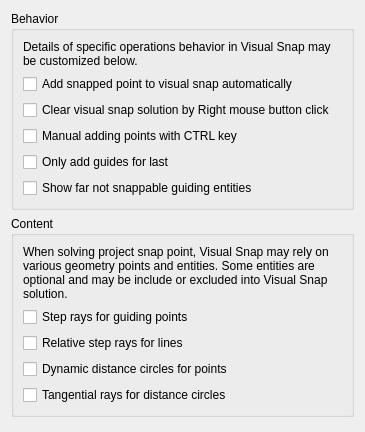
<?xml version="1.0" encoding="UTF-8"?>
<ui version="4.0">
 <class>LC_SettingsPageDraftingBehaviorSnapVisual</class>
 <widget class="QWidget" name="LC_SettingsPageDraftingBehaviorSnapVisual">
  <property name="geometry">
   <rect>
    <x>0</x>
    <y>0</y>
    <width>353</width>
    <height>432</height>
   </rect>
  </property>
  <layout class="QGridLayout" name="gridLayout_2">
   <item row="0" column="0" colspan="2">
    <widget class="QGroupBox" name="groupBox_36">
     <property name="title">
      <string>Behavior</string>
     </property>
     <layout class="QGridLayout" name="gridLayout">
      <item row="0" column="0" colspan="2">
       <widget class="QLabel" name="label_2">
        <property name="text">
         <string>Details of specific operations behavior in Visual Snap may be customized below.</string>
        </property>
        <property name="wordWrap">
         <bool>true</bool>
        </property>
       </widget>
      </item>
      <item row="1" column="0">
       <widget class="QCheckBox" name="cbVisualSnapAutoAddSnapPoint">
        <property name="toolTip">
         <string>Auto Adding Points

If checked, snap point requested by command and specified by the user will be added to visual snap automatically.
Otherwise, it should be added manually.</string>
        </property>
        <property name="text">
         <string>Add snapped point to visual snap automatically</string>
        </property>
       </widget>
      </item>
      <item row="2" column="0">
       <widget class="QCheckBox" name="cbVisualSnapClearSolutionByRMB">
        <property name="toolTip">
         <string>Clearing

Visual snap solution will be cleared by CTRL+Middle Mouse Button click.
If selected, visual snap solution may be also cleared by Right Mouse Button click.</string>
        </property>
        <property name="text">
         <string>Clear visual snap solution by Right mouse button click</string>
        </property>
       </widget>
      </item>
      <item row="3" column="0">
       <widget class="QCheckBox" name="cbVisualSnapManualAddingWithCTRL">
        <property name="toolTip">
         <string>Manual Adding Points

If selected, points will be added manually as guiding points if cursor is over them and CTRL key is pressed.
Otherwise - they will be added by placing cursor over only.</string>
        </property>
        <property name="text">
         <string>Manual adding points with CTRL key</string>
        </property>
       </widget>
      </item>
      <item row="3" column="1">
       <spacer name="horizontalSpacer_3">
        <property name="orientation">
         <enum>Qt::Orientation::Horizontal</enum>
        </property>
        <property name="sizeHint" stdset="0">
         <size>
          <width>0</width>
          <height>0</height>
         </size>
        </property>
       </spacer>
      </item>
      <item row="4" column="0">
       <widget class="QCheckBox" name="cbVSAutoAddLastSnapOnly">
        <property name="toolTip">
         <string>Auto Add Last Point Only

If selected, guiding entities will be added for last snapped point only. </string>
        </property>
        <property name="text">
         <string>Only add guides for last</string>
        </property>
       </widget>
      </item>
      <item row="5" column="0">
       <widget class="QCheckBox" name="cbVisualSnapShowNotSnappableGuides">
        <property name="toolTip">
         <string>Show Far Not Snappable

If selected, guiding entites that are far from the mouse cursor point and
are not within snap range and therefore will not be snapped 
will be also shown. 
That may provide better overview for all possible snap points,
yet in some cases may visualy overcrowd the snap by guiding entities.
Otherwise, only guiding entities that are within snap range
and thus may be snapped will be visible.</string>
        </property>
        <property name="text">
         <string>Show far not snappable guiding entities </string>
        </property>
       </widget>
      </item>
      <item row="1" column="1">
       <spacer name="horizontalSpacer">
        <property name="orientation">
         <enum>Qt::Orientation::Horizontal</enum>
        </property>
        <property name="sizeHint" stdset="0">
         <size>
          <width>0</width>
          <height>0</height>
         </size>
        </property>
       </spacer>
      </item>
     </layout>
    </widget>
   </item>
   <item row="2" column="0">
    <spacer name="verticalSpacer">
     <property name="orientation">
      <enum>Qt::Orientation::Vertical</enum>
     </property>
     <property name="sizeHint" stdset="0">
      <size>
       <width>0</width>
       <height>0</height>
      </size>
     </property>
    </spacer>
   </item>
   <item row="1" column="0" colspan="2">
    <widget class="QGroupBox" name="groupBox_38">
     <property name="title">
      <string>Content</string>
     </property>
     <layout class="QGridLayout" name="gridLayout_vc">
      <item row="4" column="0">
       <widget class="QCheckBox" name="cbVisualSnapVertexVertexDistancesTangential">
        <property name="toolTip">
         <string>Tangential Rays

If selected, and both 'Snap to Distance' and 'Snap To Center' snap modes are enabled,
tangential guiding rays will be created between distance circles that are created for guiding points.
Otherwise, tangential will not be created.</string>
        </property>
        <property name="text">
         <string>Tangential rays for distance circles</string>
        </property>
       </widget>
      </item>
      <item row="1" column="2">
       <spacer name="horizontalSpacer_5">
        <property name="orientation">
         <enum>Qt::Orientation::Horizontal</enum>
        </property>
        <property name="sizeHint" stdset="0">
         <size>
          <width>0</width>
          <height>0</height>
         </size>
        </property>
       </spacer>
      </item>
      <item row="2" column="0">
       <widget class="QCheckBox" name="cbVisualSnapRaysAngleSnapRelative">
        <property name="toolTip">
         <string>Relative Rays

If checked, visual snap will also create guiding rays for enpoints of lines from the document,
added into visual snap with step, similar to angle snap yet which is related to the line's own angle.
Otherwise, only tangential and normal rays will be considered for vertexes.</string>
        </property>
        <property name="text">
         <string>Relative step rays for lines</string>
        </property>
       </widget>
      </item>
      <item row="3" column="0">
       <widget class="QCheckBox" name="cbVisualSnapVertexVertexDistanceCircles">
        <property name="toolTip">
         <string>Distance Circles

If selected, guiding circles for distances between guiding points will be included into visual snap.
Otherwise, they will be ignored. </string>
        </property>
        <property name="text">
         <string>Dynamic distance circles for points</string>
        </property>
       </widget>
      </item>
      <item row="1" column="0">
       <widget class="QCheckBox" name="cbVisualSnapRaysAngleSnapVertexes">
        <property name="toolTip">
         <string>Rays

If checked, visual snap will also consider rays from guiding points with step, similar to angle snap.
Otherwise, only vertical and horizontal rays will be considered for vertexes.</string>
        </property>
        <property name="text">
         <string>Step rays for guiding points</string>
        </property>
       </widget>
      </item>
      <item row="0" column="0" colspan="3">
       <widget class="QLabel" name="label_3">
        <property name="text">
         <string>When solving project snap point, Visual Snap may rely on various geometry points and entities. Some entities are optional and may be include or excluded into Visual Snap solution.</string>
        </property>
        <property name="wordWrap">
         <bool>true</bool>
        </property>
       </widget>
      </item>
     </layout>
    </widget>
   </item>
  </layout>
 </widget>
 <resources/>
 <connections/>
</ui>
